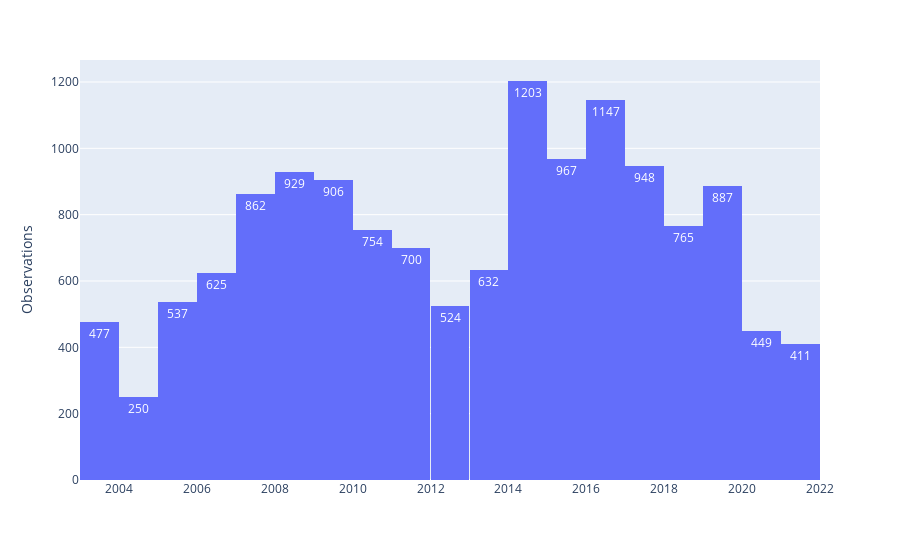

The cell this chart's notebook holds for it:
### Code cell
px.histogram(dw, x='Start date', nbins=20, orientation='v',text_auto=True).update_layout(yaxis_title='Observations', xaxis_title='', showlegend=False)

### Figure 1 — Plotly figure (JSON) as saved in the notebook; plotly's stock layout.template omitted (floating-point values rounded to 4 significant figures; data arrays with more than 128 entries replaced by an {"elided": "..."} marker saying what was removed)
{"data": [{"alignmentgroup": "True", "bingroup": "x", "hovertemplate": "Start date=%{x}<br>count=%{y}<extra></extra>", "legendgroup": "", "marker": {"color": "#636efa", "pattern": {"shape": ""}}, "name": "", "nbinsx": 20, "offsetgroup": "", "orientation": "v", "showlegend": false, "texttemplate": "%{value}", "type": "histogram", "x": {"elided": "13973 str values"}, "xaxis": "x", "yaxis": "y"}], "layout": {"barmode": "relative", "legend": {"tracegroupgap": 0}, "margin": {"t": 60}, "showlegend": false, "xaxis": {"anchor": "y", "domain": [0, 1], "title": {"text": ""}}, "yaxis": {"anchor": "x", "domain": [0, 1], "title": {"text": "Observations"}}}}
